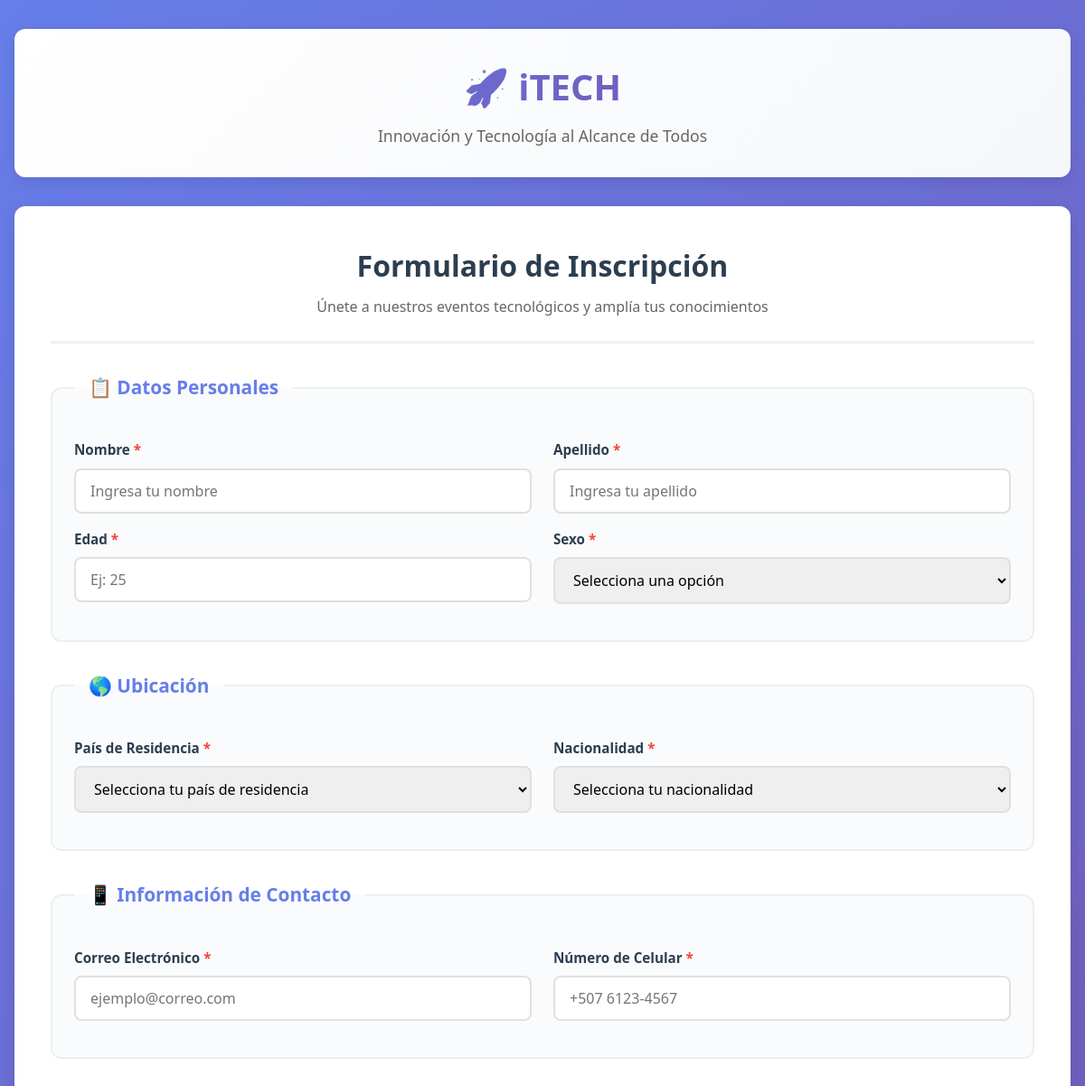
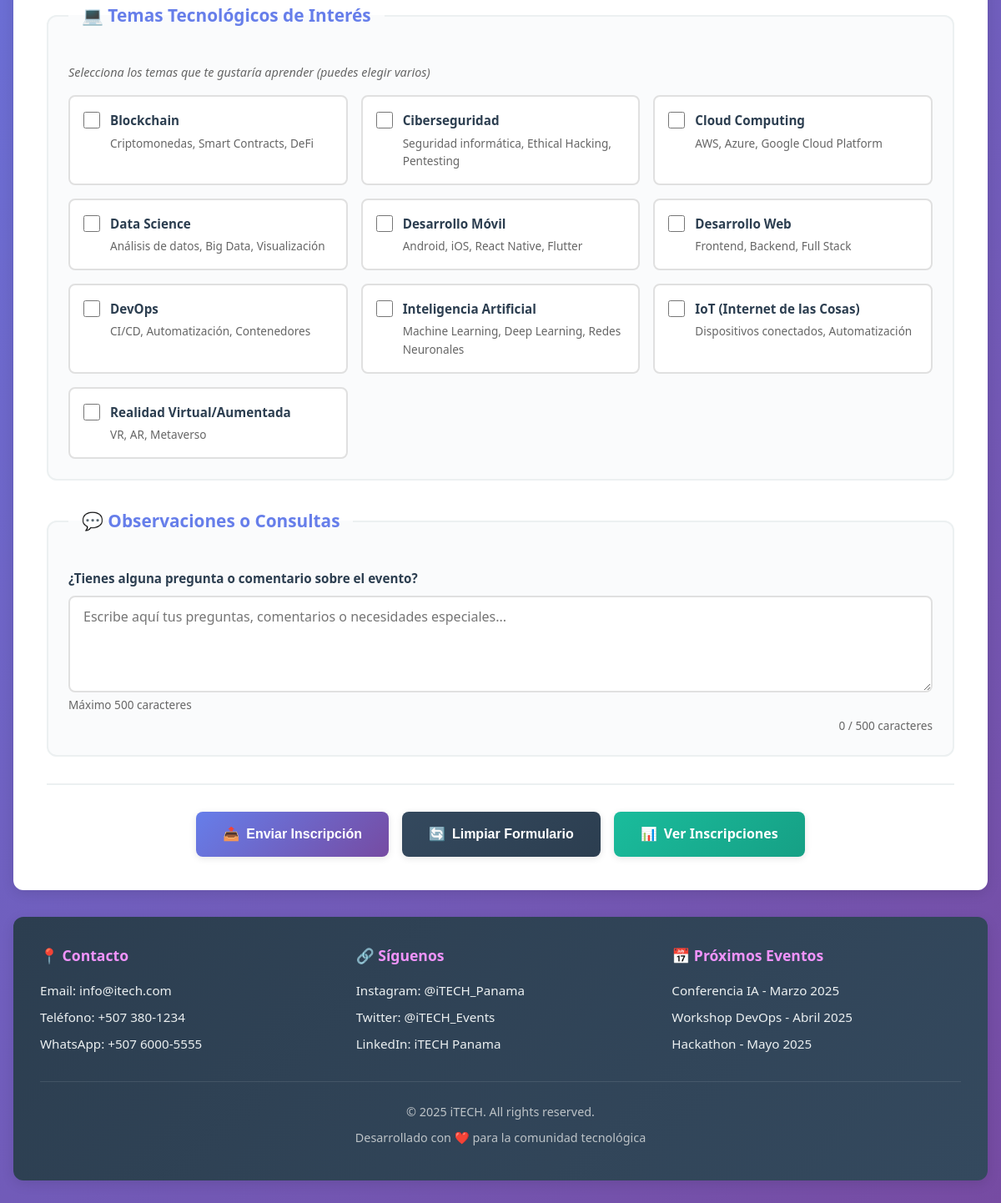
The page / on the database its author committed (2 pictures, top to bottom).
### tables this page shows
CREATE TABLE IF NOT EXISTS areas_interes (
    id_area INT AUTO_INCREMENT PRIMARY KEY,
    nombre_area VARCHAR(100) NOT NULL UNIQUE,
    descripcion TEXT,
    activo BOOLEAN DEFAULT TRUE,
    fecha_creacion TIMESTAMP DEFAULT CURRENT_TIMESTAMP
);

### app/controllers/FormularioController.php (called while the page is built, shortened)
<?php
require_once __DIR__ . '/../models/AreaInteres.php';
class FormularioController {
    private $areaInteresModel;
    public function __construct() {
        $this->areaInteresModel = new AreaInteres();
    }
    public function mostrarFormulario() {
        $areasInteres = $this->areaInteresModel->obtenerTodas();
        require_once __DIR__ . '/../views/formulario.php';
    }
}

### index.php (called while the page is built, shortened)
<?php
require_once __DIR__ . '/app/controllers/FormularioController.php';
$controller = new FormularioController();
$controller->mostrarFormulario();

### config/Database.php (called while the page is built, shortened)
<?php
class Database {
    private static $instance = null;
    private $conn;
    private $host = "localhost";
    private $database = "formulario_itech_db";
    private $username = "root";
    private $password = "";
    private $charset = "utf8mb4";
    private function __construct() {
        try {
            $dsn = "mysql:host={$this->host};dbname={$this->database};charset={$this->charset}";
            $options = [
                PDO::ATTR_ERRMODE => PDO::ERRMODE_EXCEPTION,
                PDO::ATTR_DEFAULT_FETCH_MODE => PDO::FETCH_ASSOC,
                PDO::ATTR_EMULATE_PREPARES => false,
                PDO::MYSQL_ATTR_INIT_COMMAND => "SET NAMES utf8mb4"
            ];
            $this->conn = new PDO($dsn, $this->username, $this->password, $options);
        } catch (PDOException $e) {
            throw new Exception("Error de conexión: " . $e->getMessage());
        }
    }
    public static function getInstance() {
        if (self::$instance === null) {
            self::$instance = new self();
        }
        return self::$instance;
    }
    public function query($sql, $params = []) {
        try {
            $stmt = $this->conn->prepare($sql);
            $stmt->execute($params);
            return $stmt;
        } catch (PDOException $e) {
            throw new Exception("Error en consulta: " . $e->getMessage());
        }
    }
    public function fetchAll($sql, $params = []) {
        $stmt = $this->query($sql, $params);
        return $stmt->fetchAll();
    }
}

### app/models/AreaInteres.php (called while the page is built, shortened)
<?php
require_once __DIR__ . '/../../config/Database.php';
class AreaInteres {
    private $db;
    public function __construct() {
        $this->db = Database::getInstance();
    }
    public function obtenerTodas() {
        $sql = "SELECT id_area, nombre_area, descripcion
                FROM areas_interes
                WHERE activo = 1
                ORDER BY nombre_area ASC";
        return $this->db->fetchAll($sql);
    }
}

### app/views/formulario.php (the view, shortened to what this page needs)
<?php
$datosAnteriores = $_SESSION['datos_formulario'] ?? [];
?>
<!DOCTYPE html>
<html lang="es">
<head>
    <link rel="stylesheet" href="public/css/estilos.css">
</head>
<body>
    <div class="container">
        <header class="header">
            <div class="header-content">
                <h1 class="logo">🚀 iTECH</h1>
                <p class="tagline">Innovación y Tecnología al Alcance de Todos</p>
            </div>
        </header>
        <main class="main-content">
            <div class="form-wrapper">
                <div class="form-header">
                    <h2>Formulario de Inscripción</h2>
                    <p>Únete a nuestros eventos tecnológicos y amplía tus conocimientos</p>
                </div>
                <form action="procesar.php" method="POST" class="formulario" id="formularioInscripcion">
                    <fieldset class="form-section">
                        <legend>📋 Datos Personales</legend>
                        <div class="form-row">
                            <div class="form-group">
                                <label for="nombre">Nombre <span class="required">*</span></label>
                                <input type="text"
                                       id="nombre"
                                       name="nombre"
                                       required
                                       maxlength="100"
                                       value="<?php echo htmlspecialchars($datosAnteriores['nombre'] ?? ''); ?>"
                                       placeholder="Ingresa tu nombre">
                            </div>
                            <div class="form-group">
                                <label for="apellido">Apellido <span class="required">*</span></label>
                                <input type="text"
                                       id="apellido"
                                       name="apellido"
                                       required
                                       maxlength="100"
                                       value="<?php echo htmlspecialchars($datosAnteriores['apellido'] ?? ''); ?>"
                                       placeholder="Ingresa tu apellido">
                            </div>
                        </div>
                        <div class="form-row">
                            <div class="form-group">
                                <label for="edad">Edad <span class="required">*</span></label>
                                <input type="number"
                                       id="edad"
                                       name="edad"
                                       required
                                       min="15"
                                       max="100"
                                       value="<?php echo htmlspecialchars($datosAnteriores['edad'] ?? ''); ?>"
                                       placeholder="Ej: 25">
                            </div>
                            <div class="form-group">
                                <label for="sexo">Sexo <span class="required">*</span></label>
                                <select id="sexo" name="sexo" required>
                                    <option value="">Selecciona una opción</option>
                                </select>
                            </div>
                        </div>
                    </fieldset>
                    <fieldset class="form-section">
                        <legend>🌎 Ubicación</legend>
                        <div class="form-row">
                            <div class="form-group">
                                <label for="pais_residencia">País de Residencia <span class="required">*</span></label>
                                <select id="pais_residencia" name="pais_residencia" required>
                                    <option value="">Selecciona tu país de residencia</option>
                                </select>
                            </div>
                            <div class="form-group">
                                <label for="nacionalidad">Nacionalidad <span class="required">*</span></label>
                                <select id="nacionalidad" name="nacionalidad" required>
                                    <option value="">Selecciona tu nacionalidad</option>
                                </select>
                            </div>
                        </div>
                    </fieldset>
                    <fieldset class="form-section">
                        <legend>📱 Información de Contacto</legend>
                        <div class="form-row">
                            <div class="form-group">
                                <label for="correo">Correo Electrónico <span class="required">*</span></label>
                                <input type="email"
                                       id="correo"
                                       name="correo"
                                       required
                                       maxlength="150"
                                       value="<?php echo htmlspecialchars($datosAnteriores['correo'] ?? ''); ?>"
                                       placeholder="ejemplo@correo.com">
                            </div>
                            <div class="form-group">
                                <label for="celular">Número de Celular <span class="required">*</span></label>
                                <input type="tel"
                                       id="celular"
                                       name="celular"
                                       required
                                       maxlength="20"
                                       value="<?php echo htmlspecialchars($datosAnteriores['celular'] ?? ''); ?>"
                                       placeholder="+507 6123-4567">
                            </div>
                        </div>
                    </fieldset>
                    <fieldset class="form-section">
                        <legend>💻 Temas Tecnológicos de Interés</legend>
                        <p class="field-description">Selecciona los temas que te gustaría aprender (puedes elegir varios)</p>
                        <div class="checkbox-grid">
                            <?php
                            $areasSeleccionadas = $datosAnteriores['areas_interes'] ?? [];
                            foreach ($areasInteres as $area):
                                $checked = in_array($area['id_area'], $areasSeleccionadas) ? 'checked' : '';
                            ?>
                                <label class="checkbox-item">
                                    <input type="checkbox"
                                           name="areas_interes[]"
                                           value="<?php echo $area['id_area']; ?>"
                                           <?php echo $checked; ?>>
                                    <span class="checkbox-label">
                                        <strong><?php echo htmlspecialchars($area['nombre_area']); ?></strong>
                                        <small><?php echo htmlspecialchars($area['descripcion']); ?></small>
                                    </span>
                                </label>
                            <?php endforeach; ?>
                        </div>
                    </fieldset>
                    <fieldset class="form-section">
                        <legend>💬 Observaciones o Consultas</legend>
                        <div class="form-group">
                            <label for="observaciones">¿Tienes alguna pregunta o comentario sobre el evento?</label>
                            <textarea id="observaciones"
                                      name="observaciones"
                                      rows="4"
                                      maxlength="500"
                                      placeholder="Escribe aquí tus preguntas, comentarios o necesidades especiales..."><?php echo htmlspecialchars($datosAnteriores['observaciones'] ?? ''); ?></textarea>
                            <small class="field-hint">Máximo 500 caracteres</small>
                        </div>
                    </fieldset>
                    <div class="form-actions">
                        <button type="submit" class="btn btn-primary">
                            <span>📤</span> Enviar Inscripción
                        </button>
                        <button type="reset" class="btn btn-secondary">
                            <span>🔄</span> Limpiar Formulario
                        </button>
                        <a href="reporte.php" class="btn btn-tertiary">
                            <span>📊</span> Ver Inscripciones
                        </a>
                    </div>
                </form>
            </div>
        </main>
        <footer class="footer">
            <div class="footer-content">
                <div class="footer-section">
                    <h3>📍 Contacto</h3>
                    <p>Email: info@itech.com</p>
                    <p>Teléfono: +507 380-1234</p>
                    <p>WhatsApp: +507 6000-5555</p>
                </div>
                <div class="footer-section">
                    <h3>🔗 Síguenos</h3>
                    <p>Instagram: @iTECH_Panama</p>
                    <p>Twitter: @iTECH_Events</p>
                    <p>LinkedIn: iTECH Panama</p>
                </div>
                <div class="footer-section">
                    <h3>📅 Próximos Eventos</h3>
                    <p>Conferencia IA - Marzo 2025</p>
                    <p>Workshop DevOps - Abril 2025</p>
                    <p>Hackathon - Mayo 2025</p>
                </div>
            </div>
            <div class="footer-bottom">
                <p>&copy; 2025 iTECH. All rights reserved.</p>
                <p>Desarrollado con ❤️ para la comunidad tecnológica</p>
            </div>
        </footer>
    </div>
</body>
</html>

### rows shown on the page
areas_interes: nombre_area "Blockchain", descripcion "Criptomonedas, Smart Contracts, DeFi"
areas_interes: nombre_area "Ciberseguridad", descripcion "Seguridad informática, Ethical Hacking, Pentesting"
areas_interes: nombre_area "Cloud Computing", descripcion "AWS, Azure, Google Cloud Platform"
areas_interes: nombre_area "Data Science", descripcion "Análisis de datos, Big Data, Visualización"
areas_interes: nombre_area "Desarrollo Móvil", descripcion "Android, iOS, React Native, Flutter"
areas_interes: nombre_area "Desarrollo Web", descripcion "Frontend, Backend, Full Stack"
areas_interes: nombre_area "DevOps", descripcion "CI/CD, Automatización, Contenedores"
areas_interes: nombre_area "Inteligencia Artificial", descripcion "Machine Learning, Deep Learning, Redes Neuronales"
areas_interes: nombre_area "IoT (Internet de las Cosas)", descripcion "Dispositivos conectados, Automatización"
areas_interes: nombre_area "Realidad Virtual/Aumentada", descripcion "VR, AR, Metaverso"
